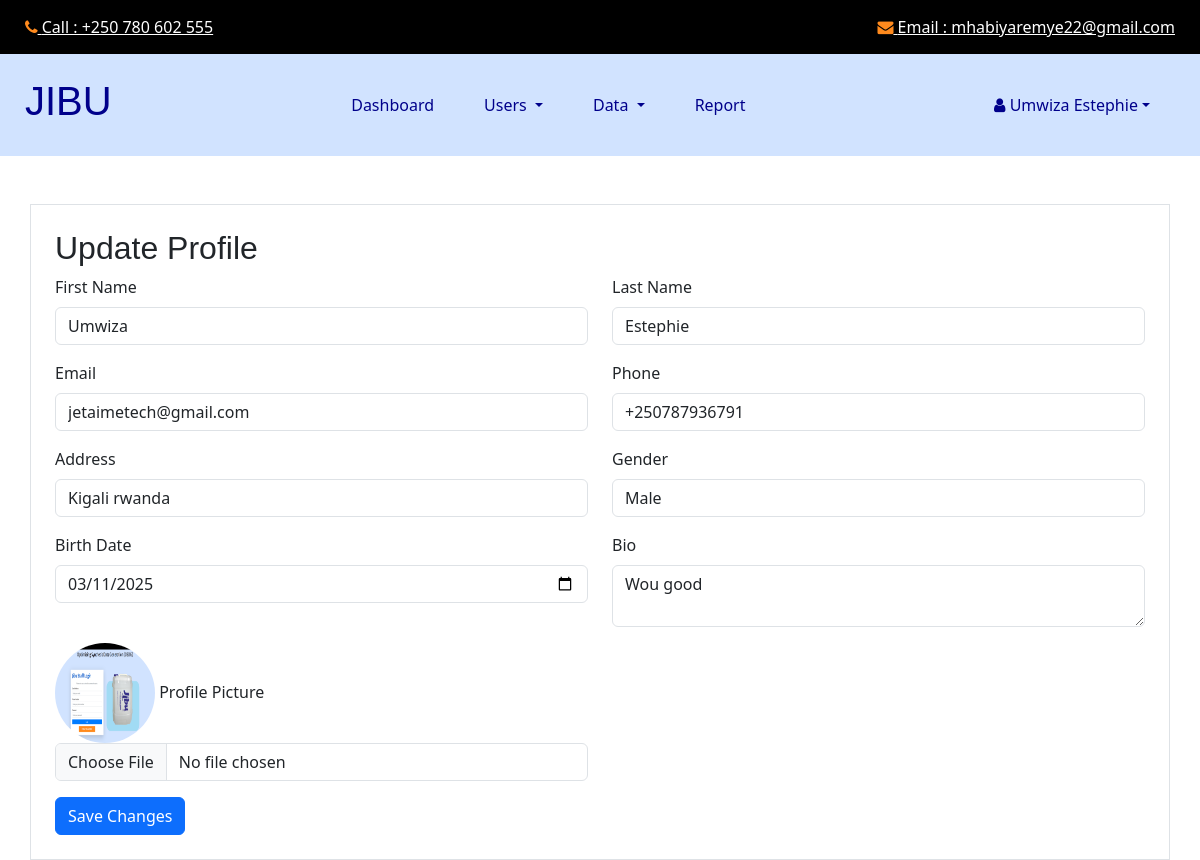
The page /profileinfo.php (signed in) on the database its author committed.
### tables this page shows
CREATE TABLE `userprofiles` (
  `profile_id` int(11) NOT NULL,
  `user_id` int(11) NOT NULL,
  `address` varchar(255) DEFAULT NULL,
  `gender` enum('Male','Female','Other') DEFAULT NULL,
  `birth_date` date DEFAULT NULL,
  `profile_picture` varchar(255) DEFAULT NULL,
  `bio` text DEFAULT NULL,
  `created_at` timestamp NOT NULL DEFAULT current_timestamp(),
  `updated_at` timestamp NOT NULL DEFAULT current_timestamp() ON UPDATE current_timestamp()
);

CREATE TABLE `users` (
  `id` int(11) NOT NULL,
  `firstname` varchar(50) NOT NULL,
  `lastname` varchar(50) NOT NULL,
  `email` varchar(100) NOT NULL,
  `phone` varchar(20) NOT NULL,
  `title` varchar(100) NOT NULL,
  `user_level` enum('Admin','Qualitycontrolofficer','Tester','Regulatorycomplianceofficer') NOT NULL,
  `password` varchar(255) NOT NULL,
  `status` enum('Active','Inactive') DEFAULT 'Active',
  `created_at` timestamp NOT NULL DEFAULT current_timestamp(),
  `updated_at` timestamp NOT NULL DEFAULT current_timestamp() ON UPDATE current_timestamp()
);

### phpincludes/selectprofileinfo.php (called while the page is built, shortened)
<?php
$query = "SELECT u.id, u.firstname, u.lastname, u.email, u.phone, u.title, u.user_level, u.status, u.created_at, u.updated_at,
 p.address, p.gender, p.birth_date, p.profile_picture, p.bio, p.created_at AS profile_created_at, p.updated_at AS profile_updated_at
FROM users u
LEFT JOIN userprofiles p ON u.id = p.user_id
WHERE u.id = ?";
$stmt = mysqli_prepare($conn, $query);
mysqli_stmt_bind_param($stmt, "i", $user_id);
mysqli_stmt_execute($stmt);
$result = mysqli_stmt_get_result($stmt);
$user = mysqli_fetch_assoc($result);
?>

### phpincludes/sessioncheck.php (called while the page is built, shortened)
<?php
$user_id=$_SESSION['user_id'];
?>

### sectionincludes/profileinfo.php (the view)
<?php
include 'phpincludes/selectprofileinfo.php';
?>
<div class="container mt-5 border p-4">
<h2>Update Profile</h2>
<form method="POST" enctype="multipart/form-data">
<div class="row">
<div class="col-md-6 mb-3">
<label for="firstname" class="form-label">First Name</label>
<input type="text" class="form-control" name="firstname" value="<?php echo htmlspecialchars($user['firstname']); ?>" required>
</div>
<div class="col-md-6 mb-3">
<label for="lastname" class="form-label">Last Name</label>
<input type="text" class="form-control" name="lastname" value="<?php echo htmlspecialchars($user['lastname']); ?>" required>
</div>
<div class="col-md-6 mb-3">
<label for="email" class="form-label">Email</label>
<input type="email" class="form-control" name="email" value="<?php echo htmlspecialchars($user['email']); ?>" required>
</div>
<div class="col-md-6 mb-3">
<label for="phone" class="form-label">Phone</label>
<input type="text" class="form-control" name="phone" value="<?php echo htmlspecialchars($user['phone']); ?>" required>
</div>
<div class="col-md-6 mb-3">
<label for="address" class="form-label">Address</label>
<input type="text" class="form-control" name="address" value="<?php echo htmlspecialchars($user['address']); ?>">
</div>
<div class="col-md-6 mb-3">
<label for="gender" class="form-label">Gender</label>
<input type="text" class="form-control" name="gender" value="<?php echo htmlspecialchars($user['gender']); ?>">
</div>
<div class="col-md-6 mb-3">
<label for="birth_date" class="form-label">Birth Date</label>
<input type="date" class="form-control" name="birth_date" value="<?php echo htmlspecialchars($user['birth_date']); ?>">
</div>
<div class="col-md-6 mb-3">
<label for="bio" class="form-label">Bio</label>
<textarea class="form-control" name="bio"><?php echo htmlspecialchars($user['bio']); ?></textarea>
</div>
<div class="col-md-6 mb-3">
<?php if (!empty($user['profile_picture'])): ?>
<img src="<?php echo htmlspecialchars($user['profile_picture']); ?>" class="rounded-circle" width="100" height="100">
<?php endif; ?>
<label for="profile_picture" class="form-label">Profile Picture</label>
<input type="file" class="form-control" name="profile_picture" accept="image/*">
</div>
</div>
<button type="submit" name="update_profile" class="btn btn-primary">Save Changes</button>
</form>
</div>

### css/style.css (style rules this page uses)
body { font-family: 'Lato', sans-serif; color: #040000; }
h1, h2 { font-family: 'Merriweather Sans', sans-serif; }

### css/responsive.css (style rules this page uses)
@media (min-width: 1200px) { .container { max-width: 1170px; } }

### rows shown on the page
userprofiles: firstname "Umwiza", lastname "Estephie", email "jetaimetech@gmail.com", phone "+250787936791", address "Kigali rwanda", gender "Male", birth_date "03/11/2025", bio "Wou good", profile_picture (picture)

### other values the page prints
$user_name "Umwiza Estephie"
